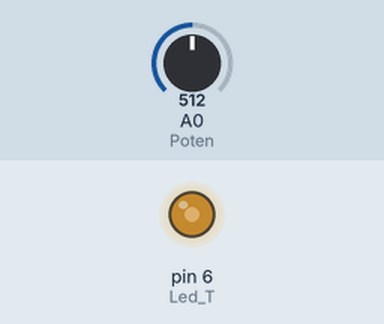
Recording of a sketch running on a simulated Arduino Uno, built with avr-gcc and run on an emulated ATmega328P. Shown: output pins drawn as LEDs (lit = HIGH). The inputs (shaded band) are chosen by the test bench; at power-on: A0 (Poten) = 512.

Above: at 1.2 s.
1.3 s: A0 (Poten) set to 716
At 2.4 s:
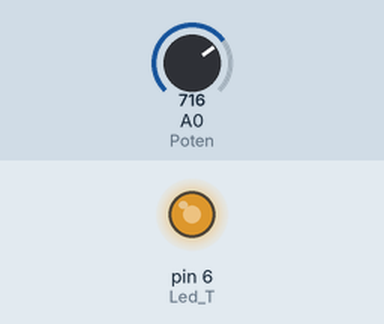
2.8 s: A0 (Poten) set to 900
At 3.5 s:
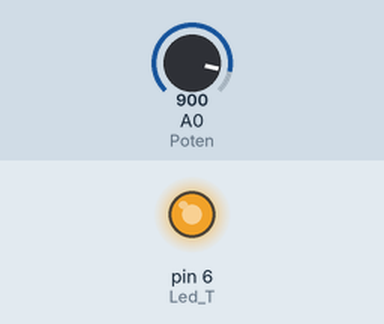
4.3 s: A0 (Poten) set to 122
At 4.7 s:
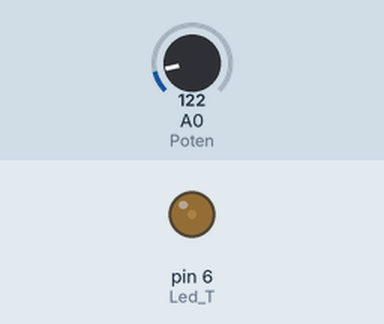
5.8 s: A0 (Poten) set to 0
At 7.0 s:
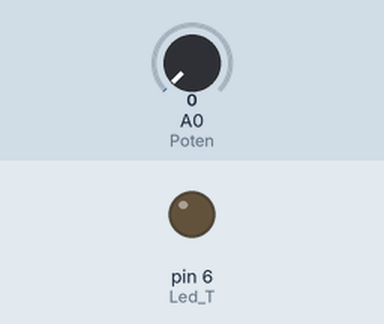
7.3 s: A0 (Poten) set to 511
At 8.2 s:
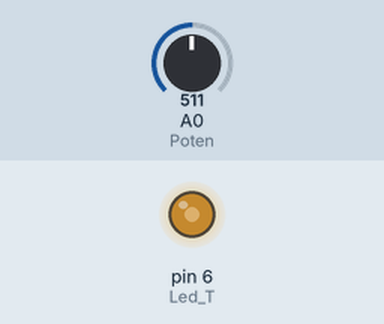
Timing chart, 0 to 9.8 s (numbered marks = the images above; inputs shaded):
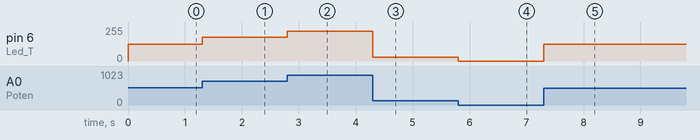

The sketch:

Codigo_parte_1_de_la_semana_2.ino
```cpp
/*Fundación Kinal
 * Centro Educativo Tecnico Laboral Kinal
 * Electrónica
 * Grado: Quinto
 * Sección:A
 * Curso: Taller de Electrónoca Digital y Reparación de Computadoras I
 * Nombre: Edgar Emanuel Gálvez Bol
 * Carné: 2019253
 */

#define Led_T 6
#define Poten A0


void setup(){
  Serial.begin(9600);
  pinMode(Led_T,OUTPUT);
  pinMode(Poten,INPUT);
  }

void loop(){
 encender();
}

void encender(){
int valor = analogRead(Poten);
int mapear = map(valor,0,1023,0,255);
analogWrite(Led_T, mapear);
}
```

Measured:
- after the input at 1.3 s, pin 6 (Led_T): 127/255 → 178/255 at once
- after the input at 2.8 s, pin 6 (Led_T): 178/255 → 224/255 at once
- after the input at 4.3 s, pin 6 (Led_T): 224/255 → 30/255 at once
- after the input at 5.8 s, pin 6 (Led_T): 30/255 → 0/255 at once
- after the input at 7.3 s, pin 6 (Led_T): 0/255 → 127/255 at once
